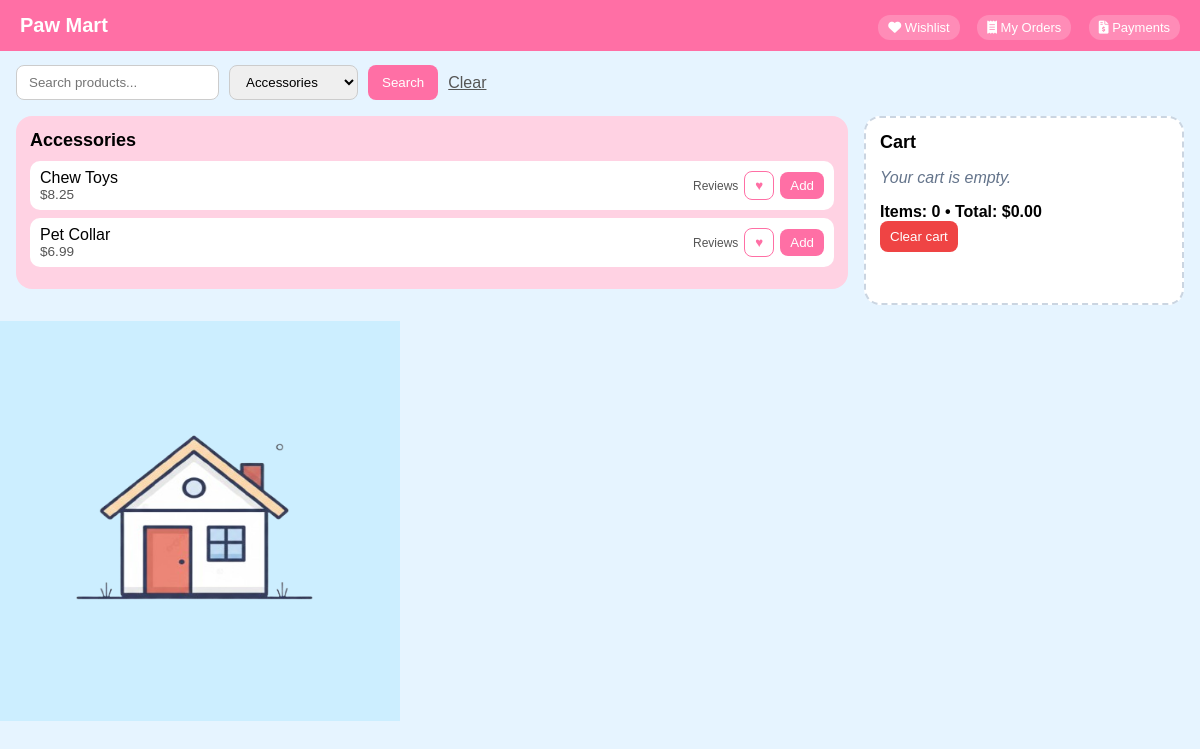
/pawmart.php?category=Accessories, run on the app's committed database.
### tables this page shows
CREATE TABLE IF NOT EXISTS items (
    id INT AUTO_INCREMENT PRIMARY KEY,
    item_name VARCHAR(255) NOT NULL UNIQUE,
    category VARCHAR(100) NOT NULL DEFAULT 'General',
    item_price DECIMAL(10,2) NOT NULL DEFAULT 0,
    item_quantity INT NOT NULL DEFAULT 0,
    description VARCHAR(500) DEFAULT '',
    low_stock_threshold INT NOT NULL DEFAULT 5
);

### pawmart.php (the view, shortened to what this page needs)
<?php
require_once('DBconnect.php');
function formatCurrency($n) {
    return '$' . number_format($n, 2);
}
$search = isset($_GET['q']) ? trim($_GET['q']) : '';
$categoryFilter = isset($_GET['category']) ? trim($_GET['category']) : '';
$catRes = $conn->query("SELECT DISTINCT category FROM items ORDER BY category");
$categories = [];
while ($row = $catRes->fetch_assoc()) $categories[] = $row['category'];
$sql = "SELECT id, item_name, category, item_price, item_quantity, description, low_stock_threshold FROM items WHERE 1=1";
$types = "";
$params = [];
if ($categoryFilter !== '') {
    $sql .= " AND category = ?";
    $types .= "s";
    $params[] = $categoryFilter;
}
$sql .= " ORDER BY category, item_name";
$stmt = $conn->prepare($sql);
if ($types !== "") {
    $stmt->bind_param($types, ...$params);
}
$stmt->execute();
$res = $stmt->get_result();
$productsByCategory = [];
while ($row = $res->fetch_assoc()) {
    $productsByCategory[$row['category']][] = $row;
}
$totalQty = 0;
$totalCost = 0;
?>
<!DOCTYPE html>
<html lang="en">
<head>
    <link rel="stylesheet" href="https://cdnjs.cloudflare.com/ajax/libs/font-awesome/6.0.0/css/all.min.css">
</head>
<body>
    <header>
        Paw Mart
        <div class="nav-links">
            <a href="wishlist.php"><i class="fas fa-heart"></i> Wishlist</a>
            <a href="order_management.php"><i class="fas fa-receipt"></i> My Orders</a>
            <a href="payment_history.php"><i class="fas fa-file-invoice-dollar"></i> Payments</a>
        </div>
    </header>
    <form class="filter-bar" method="GET">
        <input type="text" name="q" placeholder="Search products..." value="<?php echo htmlspecialchars($search); ?>">
        <select name="category">
            <?php foreach ($categories as $c): ?>
                <option value="<?php echo htmlspecialchars($c); ?>" <?php echo $categoryFilter === $c ? 'selected' : ''; ?>>
                    <?php echo htmlspecialchars($c); ?>
                </option>
            <?php endforeach; ?>
        </select>
        <button type="submit">Search</button>
        <?php if ($search !== '' || $categoryFilter !== ''): ?>
            <a href="pawmart.php" style="align-self:center; color:#555;">Clear</a>
        <?php endif; ?>
    </form>
    <div class="layout">
        <div>
            <?php if (empty($productsByCategory)): ?>
                <p class="no-results">No products match your search.</p>
            <?php else: ?>
                <?php foreach ($productsByCategory as $category => $products): ?>
                <div class="panel">
                    <h2><?php echo htmlspecialchars($category); ?></h2>
                    <?php foreach ($products as $p): ?>
                        <div class="item">
                            <div class="item-info">
                                <span><?php echo htmlspecialchars($p['item_name']); ?></span>
                                <span class="item-price">
                                    <?php echo formatCurrency($p['item_price']); ?>
                                </span>
                            </div>
                            <div class="item-actions">
                                <a class="review-link" href="reviews.php?item=<?php echo urlencode($p['item_name']); ?>">Reviews</a>
                                <form method="POST" style="display:inline;">
                                    <button type="submit" name="action" value="wishlist" class="wish-btn" title="Add to wishlist">&hearts;</button>
                                </form>
                                <form method="POST" style="display:inline;">
                                    <button type="submit" name="action" value="add" <?php echo $p['item_quantity'] <= 0 ? 'disabled' : ''; ?>>Add</button>
                                </form>
                            </div>
                        </div>
                    <?php endforeach; ?>
                </div>
                <?php endforeach; ?>
            <?php endif; ?>
        </div>
        <aside class="cart" aria-label="Cart">
            <h2>Cart</h2>
            <?php if (empty($_SESSION['cart'])): ?>
                <p class="cart-empty">Your cart is empty.</p>
            <?php endif; ?>
            <div class="cart-footer">
                <div class="cart-footer-top">
                    <strong>Items: <?php echo $totalQty; ?> • Total: <?php echo formatCurrency($totalCost); ?></strong>
                    <form method="POST">
                        <button type="submit" name="action" value="clear" class="clear-btn" <?php echo empty($_SESSION['cart']) ? 'disabled' : ''; ?>>Clear cart</button>
                    </form>
                </div>
            </div>
        </aside>
    </div>
    <a href="page2.php" class="home-link">
        <img src="home.png" height="400" width="400">
    </a>
</body>
</html>

### pawmart.php (style rules this page uses)
body { font-family: Arial, sans-serif; margin: 0; background: #e6f4ff; }
header { background: #ff6fa5; color: #fff; padding: 14px 20px; font-size: 20px; font-weight: 700; display: flex; justify-content: space-between; align-items: center; flex-wrap: wrap; gap: 8px; }
.nav-links a { color: #fff; font-size: 13px; font-weight: normal; text-decoration: none; margin-left: 12px; background: rgba(255,255,255,0.2); padding: 5px 10px; border-radius: 12px; }
.filter-bar { display: flex; gap: 10px; padding: 14px 16px 0 16px; flex-wrap: wrap; }
.filter-bar input, .filter-bar select { padding: 8px 12px; border-radius: 8px; border: 1px solid #ccc; }
.filter-bar button { padding: 8px 14px; border: none; border-radius: 8px; background: #ff6fa5; color: #fff; cursor: pointer; }
.layout { display: grid; grid-template-columns: 1fr 320px; gap: 16px; padding: 16px; }
.panel { background: #ffd2e3; border-radius: 16px; padding: 14px; margin-bottom: 16px; }
.panel h2 { margin: 0 0 10px; font-size: 18px; }
.item { display: flex; justify-content: space-between; align-items: center; padding: 8px 10px; background: #fff; border-radius: 10px; margin-bottom: 8px; flex-wrap: wrap; gap: 6px; }
.item-info { display: flex; flex-direction: column; }
.item-price { color: #555; font-size: 0.85em; }
.item-actions { display: flex; align-items: center; gap: 6px; }
.item button { padding: 6px 10px; border: none; border-radius: 8px; background: #ff6fa5; color: #fff; cursor: pointer; }
.wish-btn { background: #fff !important; color: #ff6fa5 !important; border: 1px solid #ff6fa5 !important; }
.review-link { font-size: 12px; color: #555; text-decoration: none; white-space: nowrap; }
.cart { background: #fff; border: 2px dashed #cbd5e1; border-radius: 16px; padding: 14px; }
.cart h2 { margin: 0 0 8px; font-size: 18px; }
.cart-empty { color: #64748b; font-style: italic; }
.cart-footer { display: flex; justify-content: space-between; align-items: center; margin-top: 10px; }
.clear-btn { border: none; background: #ef4444; color: #fff; border-radius: 8px; padding: 8px 10px; cursor: pointer; }

### data on the page
items: item_name "Chew Toys", item_price "$8.25"
items: item_name "Pet Collar", item_price "$6.99"

### other printed values
$category "Accessories"
$totalQty "0"
formatCurrency($totalCost) "$0.00"
form field category "Accessories"
